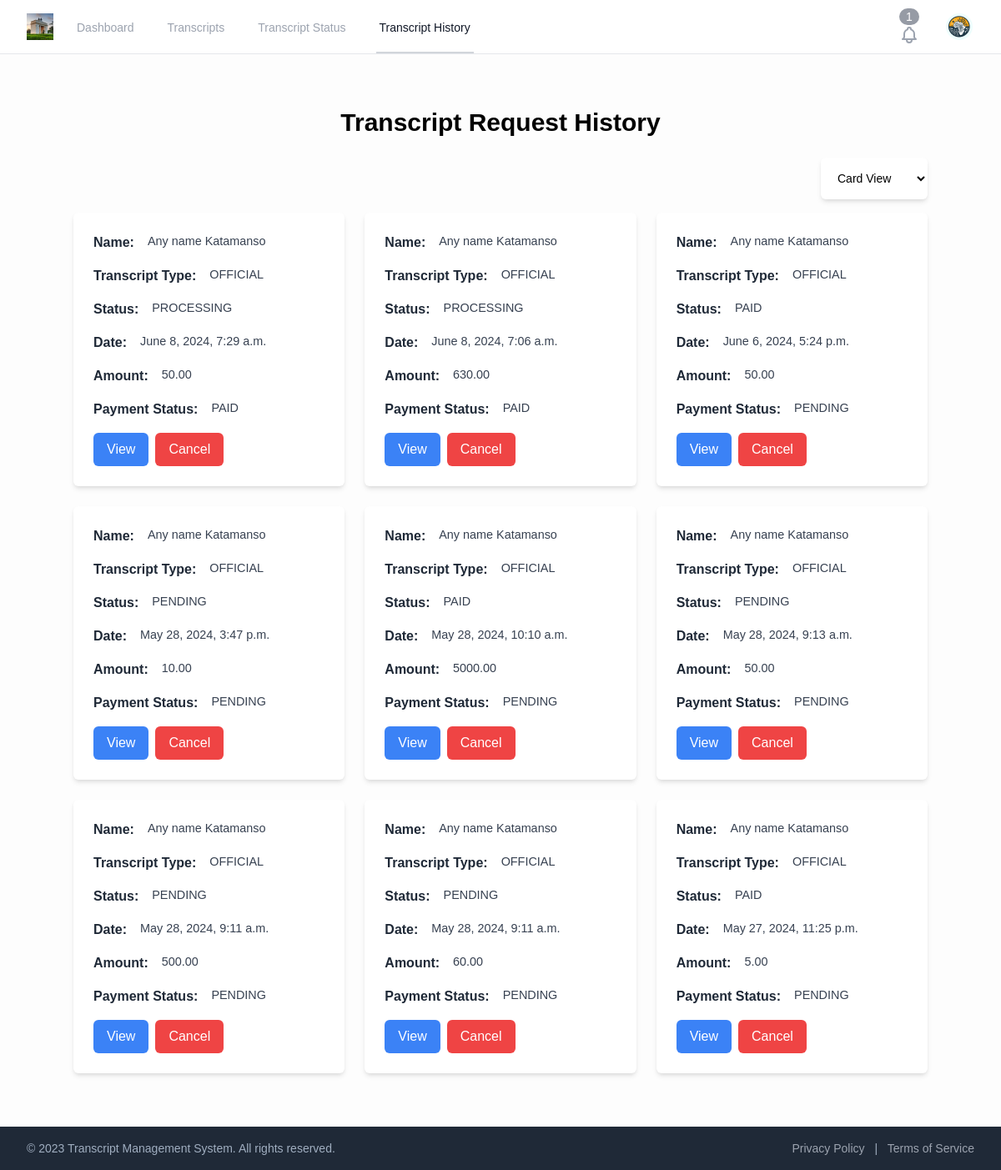
Page /transcripts/history (signed in) on the committed database.
### transcripts/models.py (models this page shows, shortened)
class TranscriptRequest(models.Model):
    user = models.ForeignKey(CustomUser, on_delete=models.CASCADE)
    profile = models.ForeignKey(StudentProfile,on_delete=models.PROTECT,unique=False)
    delivery_email = models.EmailField(unique=False,blank=False)
    delivery_address = models.TextField(blank=False)
    number_of_transcripts = models.IntegerField(default=1)
    delivery_option = models.ForeignKey(DeliveryOption, on_delete=models.PROTECT,blank=False)
    transcript_type = models.ForeignKey(TranscriptType, on_delete=models.PROTECT,blank=False)
    request_date = models.DateTimeField(auto_now_add=True)
    status = models.CharField(max_length=20, choices=[
        ('PENDING', 'Pending'),
        ('PROCESSING', 'Processing'),
        ('COMPLETED', 'Completed'),
        ('REJECTED', 'Rejected'),
        ('CANCELLED', 'Cancelled')
    ], default='PENDING')
    payment_status = models.CharField(max_length=20, choices=[
        ('PENDING', 'Pending'),
        ('PAID', 'Paid'),
        ('FAILED', 'Failed')
    ], default='PENDING')
    total_cost = models.DecimalField(max_digits=10, decimal_places=2)
    created_at = models.DateTimeField(auto_now_add=True)
    updated_at = models.DateTimeField(auto_now=True)

### accounts/models.py (models this page shows)
class StudentProfile(models.Model):
    user = models.OneToOneField(CustomUser,on_delete=models.PROTECT,null=False,blank=True)
    first_name = models.CharField(max_length=30)
    last_name = models.CharField(max_length=30)
    other_names = models.CharField(max_length=30, blank=True)
    email = models.EmailField()
    phone_number = models.CharField(max_length=10)
    date_of_birth = models.DateField(default='1990-02-22')
    gender = models.ForeignKey(Gender, on_delete=models.PROTECT, null=True, blank=False)
    postal_address = models.CharField(max_length=255)
    residential_address = models.CharField(max_length=255,blank=False)
    profile_image = models.ImageField(upload_to='profile_images/', blank=False)
    identification_file = models.FileField(upload_to='identification_documents/', blank=False)
    identification_type = models.ForeignKey(IdentificationType, on_delete=models.PROTECT, null=True, blank=False)
    identification_number = models.CharField(max_length=30, blank=False, null=True)
    step = models.IntegerField(default=1)
    verification_status = models.CharField(max_length=20, choices=(
        ('NOT SUBMITED','Not Submited'),
        ('PENDING', 'Pending'),
        ('VERIFIED', 'Verified'),
        ('REJECTED', 'Rejected'),
    ), default='NOT SUBMITED')
    is_verified = models.BooleanField(default=False)

class TranscriptType(models.Model):
    name = models.CharField(max_length=100,unique=True,blank=False)
    short_name = models.CharField(max_length=15)
    price = models.DecimalField(max_digits=10, decimal_places=2)
    created_on = models.DateTimeField(auto_now=True)
    created_by = models.ForeignKey(CustomUser, on_delete=models.PROTECT, null=True, blank=True)
    def __str__(self):
        return self.name

### transcripts/views.py (the view)
# urls.py: path('transcripts/history', views.transcript_request_history_view, name='transcript_request_history'),
@login_required
def transcript_request_history_view(request):
    transcript_requests = TranscriptRequest.objects.prefetch_related('profile').filter(user=request.user).order_by('-created_at')
    return render(request, 'transcript_request_history.html', {'transcript_requests': transcript_requests})

### accounts/context_processors.py (called while the page is built)
def user_profile_picture(request):
    if request.user.is_authenticated:
        profile = StudentProfile.objects.filter(user=request.user).first()
        return {'profile_picture_url': profile.profile_image.url if profile and profile.profile_image else None}
    return {}

def user_notifications_count(request):
    if request.user.is_authenticated:
        notifications = Notification.objects.filter(user=request.user)
        return {'notifications_count': notifications.filter(is_read=False).count()}
    return {}

### system/context_processors.py (called while the page is built)
def current_url(request):
    return {'current_url': request.path}

### transcripts/templates/transcript_request_history.html (shortened to what this page needs)
{% extends 'base_layout.html' %}
{% block content %}
<div class="container mx-auto py-8">
  <h1 class="text-3xl font-bold mb-6 text-center">Transcript Request History</h1>
  <div class="w-full flex justify-end mb-4 mt-2">
    <select id="view" class="p-4 rounded-md w-32  focus:outline-none focus:ring-2 focus:ring-blue-500 bg-white shadow-md text-sm">
      <option value="1">Card View</option>
    </select>
  </div>
  {% if transcript_requests %}
    <div id="card-view" class="grid grid-cols-1 sm:grid-cols-2 md:grid-cols-3 gap-6">
      {% for request in transcript_requests %}
        <div class="bg-white shadow-md  rounded-md p-6 flex flex-col ">
          <div class="mb-4 flex " style="column-gap: 1rem;">
            <p class="font-semibold text-gray-800">Name:</p>
            <p class="text-gray-700" style="font-size: 0.9rem;">{{ request.profile.first_name }} {{ request.profile.last_name }}</p>
          </div>
          <div class="mb-4 flex " style="column-gap: 1rem;">
            <p class="font-semibold text-gray-800">Transcript Type:</p>
            <p class="text-gray-700" style="font-size: 0.9rem;">{{ request.transcript_type }}</p>
          </div>
          <div class="mb-4 flex " style="column-gap: 1rem;">
            <p class="font-semibold text-gray-800">Status:</p>
            <p class="text-gray-700" style="font-size: 0.9rem;">{{ request.status }}</p>
          </div>
          <div class="mb-4 flex " style="column-gap: 1rem;">
            <p class="font-semibold text-gray-800">Date:</p>
            <p class="text-gray-700" style="font-size: 0.9rem;">{{ request.created_at }}</p>
          </div>
          <div class="mb-4 flex " style="column-gap: 1rem;">
            <p class="font-semibold text-gray-800">Amount:</p>
            <p class="text-gray-700" style="font-size: 0.9rem;">{{ request.total_cost }}</p>
          </div>
          <div class="mb-4 flex " style="column-gap: 1rem;">
            <p class="font-semibold text-gray-800">Payment Status:</p>
          <p class="text-gray-700" style="font-size: 0.9rem;">{{ request.payment_status }}</p>
          </div>
          <div class="flex " style="column-gap: 0.5rem;">
            <a href="{% url 'edit_transcript' request.id %}" class="bg-blue-500 hover:bg-blue-600 text-white rounded-md px-4 py-2">View</a>
            <a href="#" class="bg-red-500 hover:bg-red-700 text-white rounded-md px-4 py-2">Cancel</a>
          </div>
        </div>
      {% endfor %}
    </div>
  {% else %}
    <p class="text-gray-700 text-center">You have no transcript requests.</p>
  {% endif %}
</div>
{% endblock %}

### static/src/styles.css (style rules this page uses)
html, :host { line-height: 1.5; -webkit-text-size-adjust: 100%; -moz-tab-size: 4; -o-tab-size: 4; tab-size: 4; font-family: Inter var; font-feature-settings: normal; font-variation-settings: normal; -webkit-tap-highlight-color: transparent; }
body { margin: 0; line-height: inherit; }
h1, h2, h3, h4, h5, h6 { font-size: inherit; font-weight: inherit; }
a { color: inherit; text-decoration: inherit; }
button, input, optgroup, select, textarea { font-family: inherit; font-feature-settings: inherit; font-variation-settings: inherit; font-size: 100%; font-weight: inherit; line-height: inherit; letter-spacing: inherit; color: inherit; margin: 0; padding: 0; }
button, select { text-transform: none; }
blockquote, dl, dd, h1, h2, h3, h4, h5, h6, hr, figure, p, pre { margin: 0; }
.container { width: 100%; }
@media (min-width: 640px) { .container { max-width: 640px; } }
@media (min-width: 768px) { .container { max-width: 768px; } }
@media (min-width: 1024px) { .container { max-width: 1024px; } }
.mx-auto { margin-left: auto; margin-right: auto; }
.mb-4 { margin-bottom: 1rem; }
.mb-6 { margin-bottom: 1.5rem; }
.mt-2 { margin-top: 0.5rem; }
.flex { display: flex; }
.grid { display: grid; }
.w-32 { width: 8rem; }
.w-full { width: 100%; }
.grid-cols-1 { grid-template-columns: repeat(1, minmax(0, 1fr)); }
.flex-col { flex-direction: column; }
.justify-end { justify-content: flex-end; }
.gap-6 { gap: 1.5rem; }
.rounded-md { border-radius: 0.375rem; }
.bg-blue-500 { --tw-bg-opacity: 1; background-color: rgb(59 130 246 / var(--tw-bg-opacity)); }
.bg-red-500 { --tw-bg-opacity: 1; background-color: rgb(239 68 68 / var(--tw-bg-opacity)); }
.bg-white { --tw-bg-opacity: 1; background-color: rgb(255 255 255 / var(--tw-bg-opacity)); }
.p-4 { padding: 1rem; }
.p-6 { padding: 1.5rem; }
.px-4 { padding-left: 1rem; padding-right: 1rem; }
.py-2 { padding-top: 0.5rem; padding-bottom: 0.5rem; }
.py-8 { padding-top: 2rem; padding-bottom: 2rem; }
.text-center { text-align: center; }
.text-3xl { font-size: 1.875rem; line-height: 2.25rem; }
.text-sm { font-size: 0.875rem; line-height: 1.25rem; }
.font-bold { font-weight: 700; }
.font-semibold { font-weight: 600; }
.text-gray-700 { --tw-text-opacity: 1; color: rgb(55 65 81 / var(--tw-text-opacity)); }
.text-gray-800 { --tw-text-opacity: 1; color: rgb(31 41 55 / var(--tw-text-opacity)); }
.text-white { --tw-text-opacity: 1; color: rgb(255 255 255 / var(--tw-text-opacity)); }
.shadow-md { --tw-shadow: 0 4px 6px -1px rgb(0 0 0 / 0.1), 0 2px 4px -2px rgb(0 0 0 / 0.1); --tw-shadow-colored: 0 4px 6px -1px var(--tw-shadow-color), 0 2px 4px -2px var(--tw-shadow-color); box-shadow: var(--tw-ring-offset-shadow, 0 0 #0000), var(--tw-ring-shadow, 0 0 #0000), var(--tw-shadow); }
body { font-family: sans-serif; }
:root { --progress-completed-color: #4CAF50; --progress-current-color: #ffc107; --progress-line-color: #e2e8f0; }
.shadow-md { box-shadow: 0 4px 6px -1px rgba(0, 0, 0, 0.1), 0 2px 4px -1px rgba(0, 0, 0, 0.06); }
.text-sm { font-size: 0.875rem; }
@media (min-width: 640px) { .sm\:grid-cols-2 { grid-template-columns: repeat(2, minmax(0, 1fr)); } }
@media (min-width: 768px) { .md\:grid-cols-3 { grid-template-columns: repeat(3, minmax(0, 1fr)); } }

### rows in the picture
TranscriptRequest: profile.first_name "Any name", profile.last_name "Katamanso", transcript_type "OFFICIAL", status "PROCESSING", created_at "June 8, 2024, 7:29 a.m.", total_cost "50.00", payment_status "PAID"
TranscriptRequest: profile.first_name "Any name", profile.last_name "Katamanso", transcript_type "OFFICIAL", status "PROCESSING", created_at "June 8, 2024, 7:06 a.m.", total_cost "630.00", payment_status "PAID"
TranscriptRequest: profile.first_name "Any name", profile.last_name "Katamanso", transcript_type "OFFICIAL", status "PAID", created_at "June 6, 2024, 5:24 p.m.", total_cost "50.00", payment_status "PENDING"
TranscriptRequest: profile.first_name "Any name", profile.last_name "Katamanso", transcript_type "OFFICIAL", status "PENDING", created_at "May 28, 2024, 3:47 p.m.", total_cost "10.00", payment_status "PENDING"
TranscriptRequest: profile.first_name "Any name", profile.last_name "Katamanso", transcript_type "OFFICIAL", status "PAID", created_at "May 28, 2024, 10:10 a.m.", total_cost "5000.00", payment_status "PENDING"
TranscriptRequest: profile.first_name "Any name", profile.last_name "Katamanso", transcript_type "OFFICIAL", status "PENDING", created_at "May 28, 2024, 9:13 a.m.", total_cost "50.00", payment_status "PENDING"
TranscriptRequest: profile.first_name "Any name", profile.last_name "Katamanso", transcript_type "OFFICIAL", status "PENDING", created_at "May 28, 2024, 9:11 a.m.", total_cost "500.00", payment_status "PENDING"
TranscriptRequest: profile.first_name "Any name", profile.last_name "Katamanso", transcript_type "OFFICIAL", status "PENDING", created_at "May 28, 2024, 9:11 a.m.", total_cost "60.00", payment_status "PENDING"
TranscriptRequest: profile.first_name "Any name", profile.last_name "Katamanso", transcript_type "OFFICIAL", status "PAID", created_at "May 27, 2024, 11:25 p.m.", total_cost "5.00", payment_status "PENDING"

### other values in the picture
{{ notifications_count }} "1"
